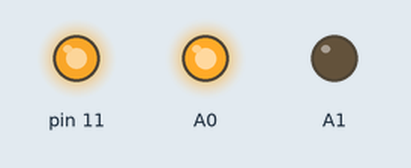
This sketch was run on a simulated Arduino Uno, built with avr-gcc and run on an emulated ATmega328P. On the bench: output pins drawn as LEDs (lit = HIGH).

Above: at 0.1 s.
Timing chart, 0 to 1.6 s (numbered marks = the images above):
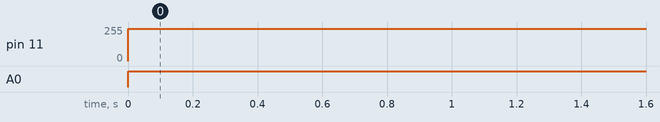

Measured:
- by itself, pin 11: 0/255 → 242/255 at 0.00 s
- by itself, A0: LOW → HIGH at 0.00 s

The sketch:

Uno.ino
```cpp
void setup() {
  pinMode(11, OUTPUT);
  pinMode(A0, OUTPUT);
  pinMode(A1, OUTPUT);

}

void loop() {
  analogWrite(11, 242);
  digitalWrite(A0, HIGH);
  digitalWrite(A1, LOW);
}
```
